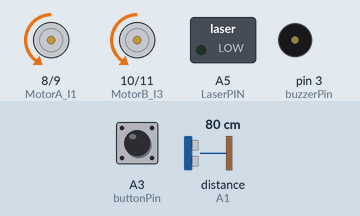
Bench run of a sketch on a simulated Arduino Uno, built with avr-gcc and run on an emulated ATmega328P. On the bench: motor-driver pin pairs drawn as motors (green arrow = first pin HIGH = forward, orange = second pin HIGH = backward, longer = more drive, scaled by the enable pin), switched loads named in the sketch (green lamp = pin HIGH), buzzer (waves = sounding). Wiring (inferred from the names in the program): ultrasonic range finder: trigger A0; echo A1. Inputs (shaded band) come from the test bench; at power-on: distance to the obstacle (sensor on A1) 80 cm, A3 (buttonPin) HIGH. The echo pulse lasts 58.3 µs per cm; pins used as bus, display or sensor lines are not drawn.

Above: at 1.2 s.
1.3 s: distance to the obstacle (sensor on A1) set to 11 cm
2.8 s: distance to the obstacle (sensor on A1) set to 8 cm
At 2.97 s:
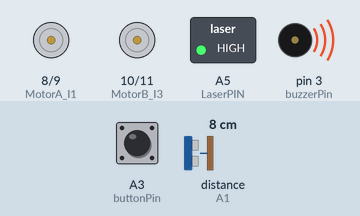
5.8 s: distance to the obstacle (sensor on A1) set to 18 cm
At 6.3 s:
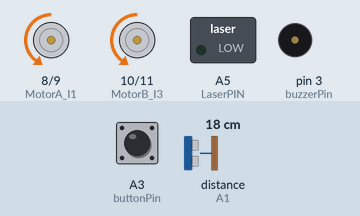
7.3 s: A3 (buttonPin) pulled LOW for 0.15 s
At 8.0 s:
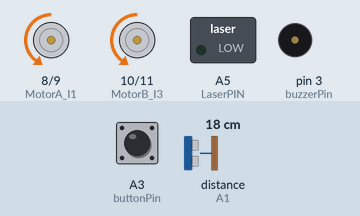
8.9 s: A3 (buttonPin) pulled LOW for 3.2 s
At 9.07 s:
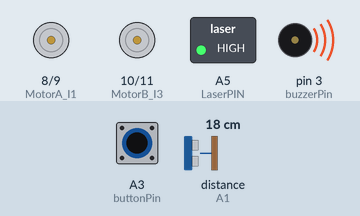
Timing chart, 0 to 13.6 s (numbered marks = the images above; inputs shaded):
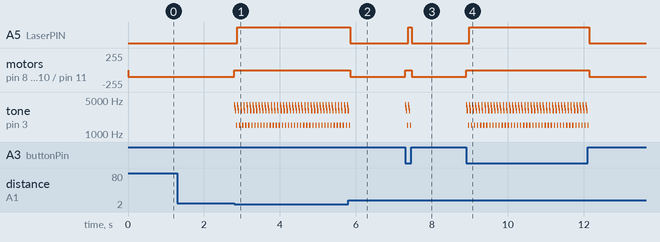

Measured:
- the behaviour switches between 10 and 9 cm on distance to the obstacle (sensor on A1) (found by bisection; images 0 and 1)
- after the input at 1.3 s, every drawn part: stays the same
- after the input at 2.8 s, A5 (LaserPIN): LOW → HIGH after 0.08 s; motor on pin 8 (MotorA_I1) / pin 9 (MotorA_I2), motor on pin 10 (MotorB_I3) / pin 11 (MotorB_I4): backward 100/255 → stopped at once; tone on pin 3 (buzzerPin): silent → 4000 Hz at once, then repeats every 0.08 s: 3500 Hz 0.01 s, 3000 Hz 0.03 s, 1500 Hz 0.03 s, 4000 Hz 0.01 s
- after the input at 5.8 s, A5 (LaserPIN): HIGH → LOW after 0.05 s; motor on pin 8 (MotorA_I1) / pin 9 (MotorA_I2), motor on pin 10 (MotorB_I3) / pin 11 (MotorB_I4): stopped → backward 100/255 after 0.05 s
- after the input at 7.3 s, A5 (LaserPIN): LOW → HIGH after 0.08 s, → LOW 0.08 s later; motor on pin 8 (MotorA_I1) / pin 9 (MotorA_I2): backward 100/255 → stopped at once, → backward 100/255 0.16 s later
- after the input at 8.9 s, A5 (LaserPIN): LOW → HIGH after 0.08 s, → LOW 3.2 s later; motor on pin 8 (MotorA_I1) / pin 9 (MotorA_I2): backward 100/255 → stopped at once, → backward 100/255 3.2 s later

The sketch:

Head_direction_Ultrasonic_And_IR_Car_Firing_Laser_And_Sound.ino
```cpp
//*******************************************************************************
//    超音波避障實驗2
//*******************************************************************************
// L298N 馬達驅動板
// 宣告 MotorA 為右邊
// 宣告 MotorB 為左邊

#define MotorA_I1     8  //定義 I1 接腳
#define MotorA_I2     9  //定義 I2 接腳
#define MotorB_I3    10  //定義 I3 接腳
#define MotorB_I4    11  //定義 I4 接腳
#define MotorA_PWMA    5  //定義 ENA (PWM調速) 接腳
#define MotorB_PWMB    6  //定義 ENB (PWM調速) 接腳
#define LaserPIN      A5
// HC-SR04 超音波測距模組
#define US_Trig  A0  //定義超音波模組 Trig 腳位
#define US_Echo  A1  //定義超音波模組 Echo 腳位

//IR pins
const int buttonPin = A3;
int buttonState = 0;

//Buzzer
const int buzzerPin = 3;

bool IR(){
  buttonState = digitalRead(buttonPin);
return (buttonState==LOW);
}

void setup()
{
  Serial.begin(9600);

  pinMode(MotorA_I1,OUTPUT);
  pinMode(MotorA_I2,OUTPUT);
  pinMode(MotorB_I3,OUTPUT);
  pinMode(MotorB_I4,OUTPUT);
  pinMode(MotorA_PWMA,OUTPUT);
  pinMode(MotorB_PWMB,OUTPUT);
  pinMode(LaserPIN,OUTPUT);

  pinMode(US_Trig, OUTPUT);
  pinMode(US_Echo, INPUT);


}

void advance(int a)    // 小車前進
{
  analogWrite(MotorA_PWMA,100);    //設定馬達 (右) 轉速
  analogWrite(MotorB_PWMB,100);    //設定馬達 (左) 轉速
  digitalWrite(MotorA_I1,LOW);   //馬達（右）順時針轉動
  digitalWrite(MotorA_I2,HIGH);
  digitalWrite(MotorB_I3,LOW);   //馬達（左）逆時針轉動
  digitalWrite(MotorB_I4,HIGH);
//  delay(a * 100);
}

void stopRL(int s)  //小車停止
{
    digitalWrite(MotorA_I1,LOW);   //馬達（右）停止轉動
    digitalWrite(MotorA_I2,LOW);
    digitalWrite(MotorB_I3,LOW);   //馬達（左）停止轉動
    digitalWrite(MotorB_I4,LOW);
//    delay(s * 100);
}

int Ask_Distance()  // 測量距離
{
    digitalWrite(US_Trig, LOW);   // 讓超聲波發射低電壓2μs
    delayMicroseconds(2);
    digitalWrite(US_Trig, HIGH);  // 讓超聲波發射高電壓10μs，這裡至少是10μs
    delayMicroseconds(10);
    digitalWrite(US_Trig, LOW);   // 維持超聲波發射低電壓
    float distance = pulseIn(US_Echo, HIGH);  // 讀取時間差
    distance = distance / 5.8 / 10;  // 將時間轉為距離距离（單位：公分）
//    Serial.print("Distance:"); //輸出距離（單位：公分）
//    Serial.println(distance); //顯示距離
//    Serial.print('\n');
    return distance;
}
void ringTone2(int pin) {
    tone(pin, 4000);    delay(10);
    tone(pin, 3500);    delay(9);
    tone(pin, 3000);    delay(8);
    tone(pin, 3500);    delay(7);
    tone(pin, 3000);    delay(6);
    tone(pin, 2500);    delay(5);
    tone(pin, 2000);    delay(4);
    tone(pin, 1500);    delay(30);
    noTone(pin);
}
void loop()
 {
    if(Ask_Distance() < 10 || IR())  // 超音波感測器偵測後得到的距離低於 10公分或紅外線測得障礙物
    {
        stopRL(1); // Stop for a while
        ringTone2(buzzerPin);
        digitalWrite(LaserPIN,HIGH);
//        Serial.print(" Obstacle in 10 CM ");
    }
    else
    {
        advance(1);                // 正常前進
        digitalWrite(LaserPIN,LOW);
//        Serial.print(" Advance ");  //顯示方向(前進)
//        Serial.print("   ");
    }
 }
```
